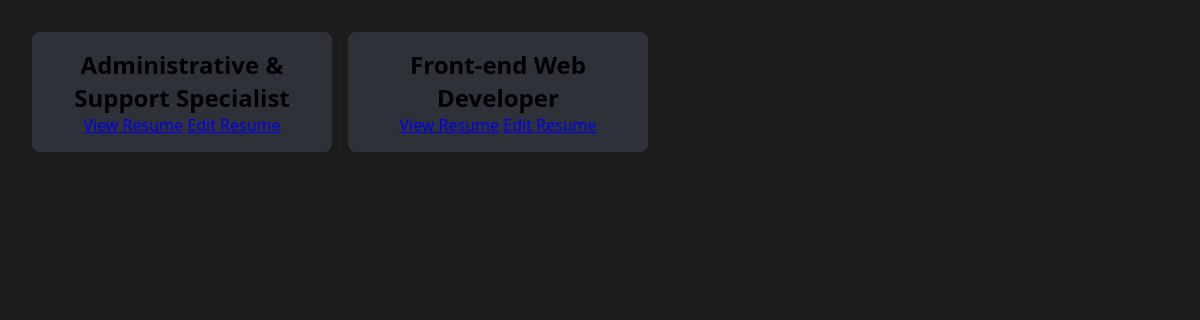
The app's page /, older data.
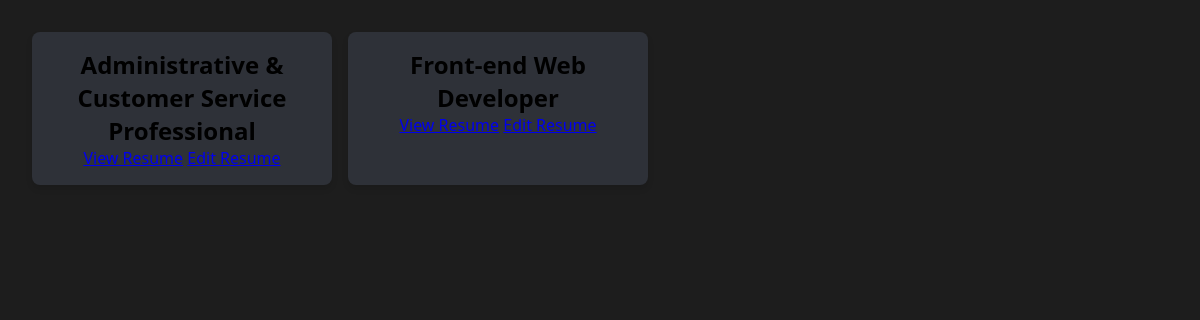
The same page, newer data.
### builder/models.py (models this page shows, shortened)
class Resume(models.Model):
    name = models.CharField(max_length=100)
    summary = models.TextField(blank=True, null=True)
    skills = models.ManyToManyField('Skill', related_name='skills', blank=True)
    jobs = models.ManyToManyField('WorkExperience', related_name='jobs', blank=True)
    volunteer_experiences = models.ManyToManyField('Volunteer', related_name='volunteer_experiences', blank=True)
    certifications = models.ManyToManyField('Certification', related_name='certifications', blank=True)

### builder/views.py (the view)
# urls.py: path('', views.index, name='index'),
def index(request):
    return render(request, 'builder/index.html', {
        'resumes': Resume.objects.all(),
    })

### builder/templates/builder/index.html
{% extends 'builder/layout.html' %}
{% block body %}
  <div class="resumes">
    {% for resume in resumes %}
      <div class="resume-card">
        <h2>{{ resume.name }}</h2>
        <a href="{% url 'resume' resume.id %}">View Resume</a>
        <a href="#">Edit Resume</a>
      </div>
    {% endfor %}
  </div>
{% endblock %}

### builder/templates/builder/layout.html (shortened to what this page needs)
{% load static %}
<!DOCTYPE html>
<html lang="en">
  <head>
    <link rel="stylesheet" href="{% static 'builder/style.css' %}" />
    <link rel="stylesheet" href="https://cdnjs.cloudflare.com/ajax/libs/font-awesome/6.7.2/css/all.min.css" />
  </head>
  <body>
    {% block body%}
    {% endblock %}
  </body>
</html>

### builder/static/builder/style.css (style rules this page uses)
* { box-sizing: border-box; margin: 0; padding: 0; }
html { background-color: #1d1d1d; }
body { font-family: system-ui, -apple-system, BlinkMacSystemFont, 'Segoe UI', Roboto, Oxygen, Ubuntu, Cantarell, 'Open Sans', 'Helvetica Neue', sans-serif; padding: 0; margin: 0; }
.resume-card { background-color: #2e3138; padding: 1rem; border-radius: 0.5rem; box-shadow: 0px 4px 6px rgba(0, 0, 0, 0.1); text-align: center; }
.resumes { display: grid; grid-template-columns: repeat(auto-fit, minmax(125px, 300px)); gap: 1rem; margin: 2rem; }

Row changes from the older to the newer data that the page shows:
changed Resume: name "Administrative & Support Specialist" → "Administrative & Customer Service Professional"
